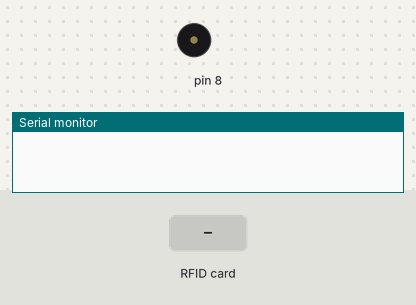
Simulated run of this sketch. Board: Arduino Uno, built with avr-gcc and run on an emulated ATmega328P. Parts: buzzer (waves = sounding), the last lines printed to the serial monitor. The inputs (shaded band) are chosen by the test bench. The local clock reads 2024-03-15 10:24:30 at power-on unless the sketch sets it.

Above: at 1.2 s.
1.3 s: RFID card 5E 7A 19 C4 held to the reader
At 1.9 s:
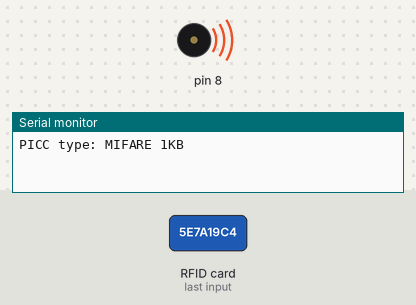
Timing chart, 0 to 4.3 s (numbered marks = the images above; inputs shaded):
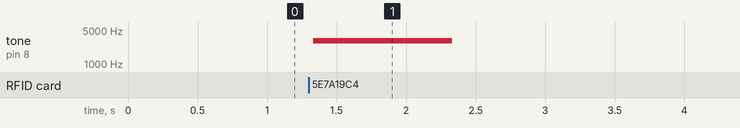

Measured:
- after the input at 1.3 s, tone on pin 8: silent → 3000 Hz at once, → silent 1.0 s later

The sketch:

orienteering_spot.ino
```cpp
/*
	OpenSource Orienteering Control Point
 Putting together a few components, you can build a cheap control point.
	Here we have:
 - a standard Arduino 2009 / UNO or similar
 - a RTC module to keep track of date and time between reset
 - a speaker to advise users that the reading / writing of the tag is done successfully
 - a RFID antenna (the old-but-gold and cheap MFRC522)
 This control point is able to:
 - read the rfid of the user
 - write on the memory of his tag info related to date, time and the ID of the station itself.

	So the player, at the arrival, will have only to put his tag on the base station to check times and stations visited.

 CC BY-SA
*/

//RTC
#include <Wire.h>
#include "RTClib.h"
//RFID
#include <SPI.h>
#include <MFRC522.h>

#define SS_PIN 10
#define RST_PIN 9

//#define DEBUG

int notes[] = {294, 262};

MFRC522 mfrc522(SS_PIN, RST_PIN);        // Create MFRC522 instance.

RTC_DS1307 RTC;
/*
byte STAZIONE = 1;
byte block = 61;
*/

byte STAZIONE = 2;
byte block = 62;

void setup () {
  Serial.begin(9600);

  SPI.begin();                // Init SPI bus
  mfrc522.PCD_Init();        // Init MFRC522 card

  Wire.begin();
  RTC.begin();

  //if RTC is new or with a discharger battery ,proceed with adjustmenf
  //RTC.adjust(DateTime(__DATE__, __TIME__));
}

void loop () {
  DateTime now = RTC.now();

#ifdef DEBUG
  Serial.print(now.hour());
  Serial.print(" ");
  Serial.println(now.minute());
#endif

  // Prepare key - all keys are set to FFFFFFFFFFFFh at chip delivery from the factory.
  MFRC522::MIFARE_Key key;
  for (byte i = 0; i < 6; i++) {
    key.keyByte[i] = 0xFF;
  }
  // Look for new cards
  if ( ! mfrc522.PICC_IsNewCardPresent()) {
    return;
  }

  // Select one of the cards
  if ( ! mfrc522.PICC_ReadCardSerial()) {
    return;
  }
  // Now a card is selected. The UID and SAK is in mfrc522.uid.

#ifdef DEBUG
  //tag dump
  // Dump UID
  Serial.print("Card UID:");
  for (byte i = 0; i < mfrc522.uid.size; i++) {
    Serial.print(mfrc522.uid.uidByte[i] < 0x10 ? " 0" : " ");
    Serial.print(mfrc522.uid.uidByte[i], HEX);
  }
  Serial.println();
#endif

  // Dump PICC type
  byte piccType = mfrc522.PICC_GetType(mfrc522.uid.sak);
  Serial.print("PICC type: ");
  Serial.println(mfrc522.PICC_GetTypeName(piccType));
  if (        piccType != MFRC522::PICC_TYPE_MIFARE_MINI
              &&        piccType != MFRC522::PICC_TYPE_MIFARE_1K
              &&        piccType != MFRC522::PICC_TYPE_MIFARE_4K) {
    //Serial.println("This sample only works with MIFARE Classic cards.");
    return;
  }

  byte buffer[16];
  byte status;

  unsigned int year  = now.year();

  buffer[0] = STAZIONE;
  buffer[1] = now.day();
  buffer[2] = now.month();
  buffer[3] = 14; //year
  buffer[4] = now.minute();
  buffer[5] = now.hour();
  for (int i = 6; i < 16; i++) {
    buffer[i] = 255;
  }

  //Serial.println("Authenticating using key A...");
  status = mfrc522.PCD_Authenticate(MFRC522::PICC_CMD_MF_AUTH_KEY_A, block, &key, &(mfrc522.uid));
  if (status != MFRC522::STATUS_OK) {
#ifdef DEBUG
    Serial.print("PCD_Authenticate() failed: ");
    Serial.println(mfrc522.GetStatusCodeName(status));
#endif
    return;
  }

  status = mfrc522.MIFARE_Write(block, buffer, 16);
  if (status != MFRC522::STATUS_OK) {
#ifdef DEBUG
    Serial.print("MIFARE_Write() failed: ");
    Serial.println(mfrc522.GetStatusCodeName(status));
#endif
    return;
  }
  else {
#ifdef DEBUG
    Serial.println("MIFARE_Write() success: ");
#endif
tone(8, 3000,1000);

    delay(1000);
    noTone(8);
    delay(5000);
  }

  // Halt PICC
  mfrc522.PICC_HaltA();

  // Stop encryption on PCD
  mfrc522.PCD_StopCrypto1();
}
```
